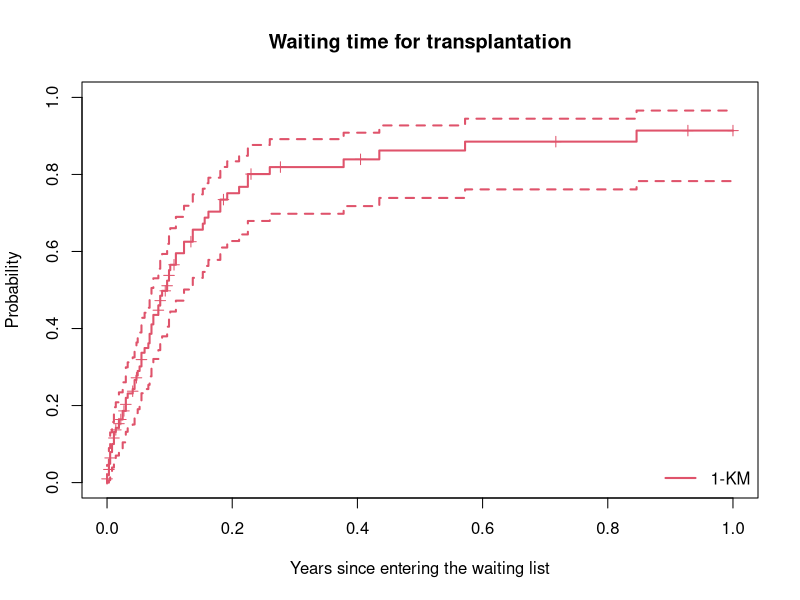
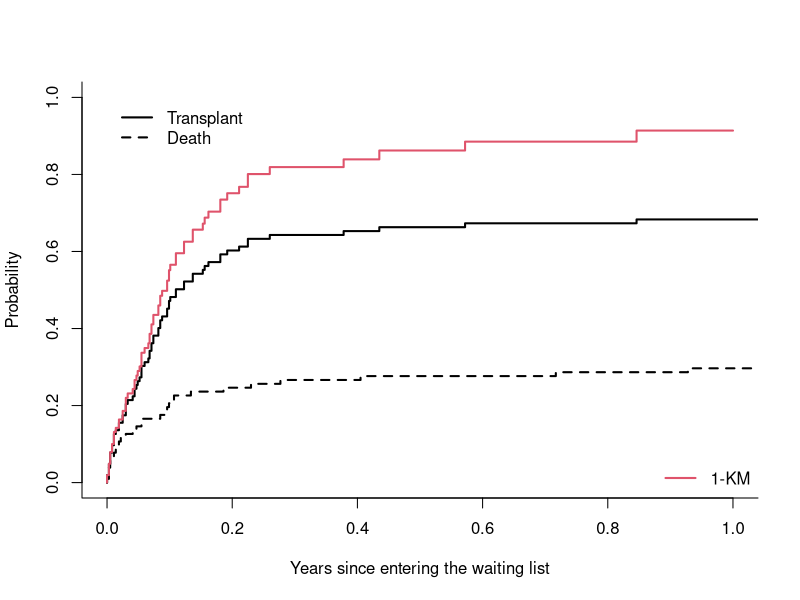
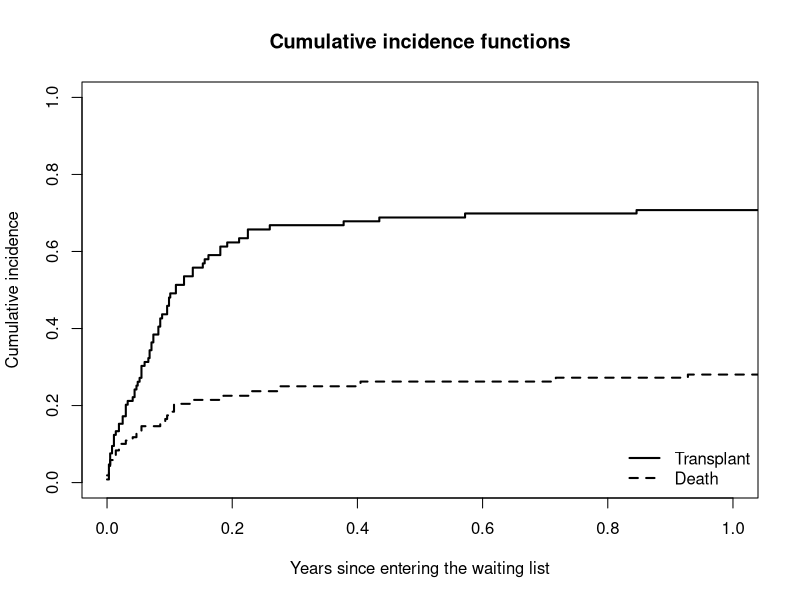
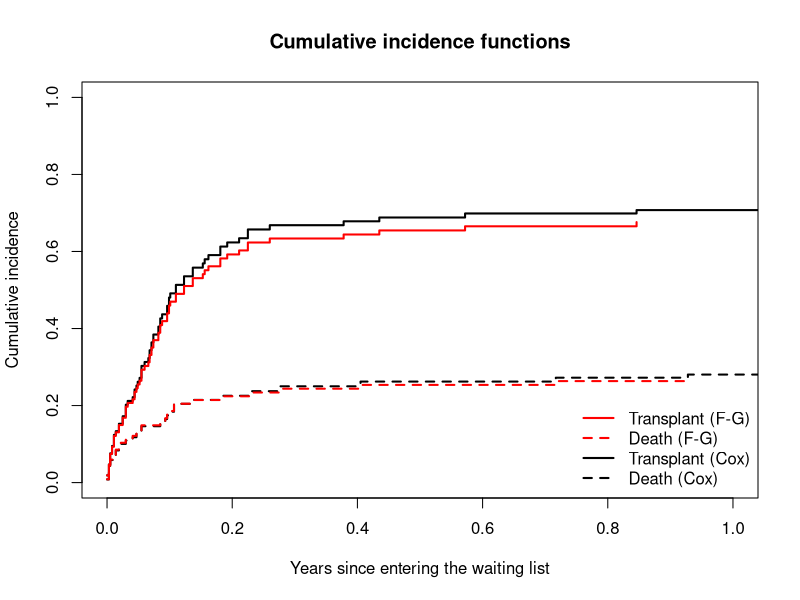
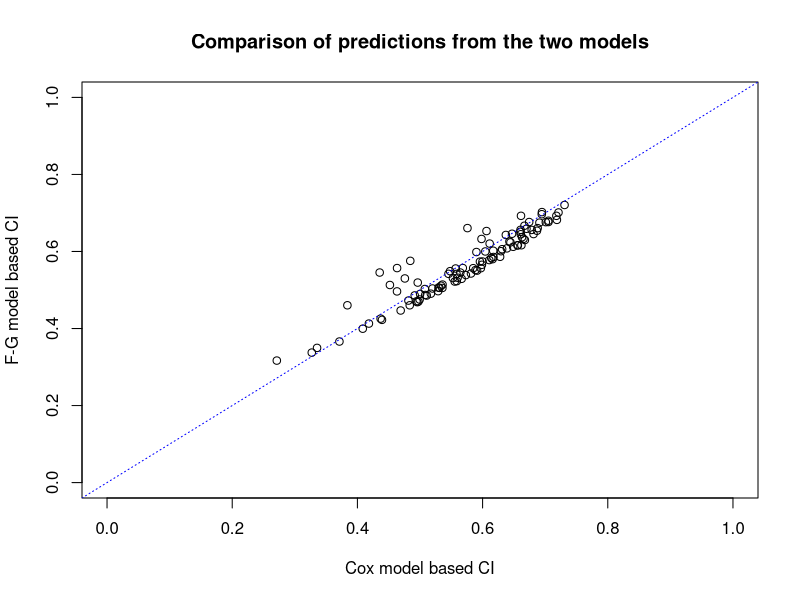

Generate these figures, in order, with R:

rm(list=ls())
library(survival)
library(Epi)

head(jasa)

# Create time variables:

jasa$acceptyr <- as.numeric(cal.yr(as.Date(jasa$accept.dt, format="%Y-%m-%d")))
jasa$deathyr <- as.numeric(cal.yr(as.Date(jasa$fu.date, format="%Y-%m-%d")))
jasa$birthyr <- as.numeric(cal.yr(as.Date(jasa$birth.dt, format="%Y-%m-%d")))
jasa$txyr <- as.numeric(cal.yr(as.Date(jasa$tx.date, format="%Y-%m-%d")))
jasa$timetodeath <- round(as.numeric(jasa$deathyr - jasa$acceptyr), 3)
jasa$timetotransplant <- round(as.numeric(jasa$txyr - jasa$acceptyr), 3)

# Check that the event times are positive:

eps <- 0.00001
jasa$timetotransplant <- ifelse(jasa$timetotransplant==0, eps, jasa$timetotransplant)
jasa$timetodeath <- ifelse(jasa$timetodeath==0, eps, jasa$timetodeath)
sel <- jasa$transplant==1
jasa$timetodeath[sel] <- ifelse(jasa$timetodeath[sel]==jasa$timetotransplant[sel], jasa$timetodeath[sel]+eps, jasa$timetodeath[sel])
head(jasa)

# Time and event indicator variables for competing risks analysis:

jasa$timetofirstevent <- ifelse(is.na(jasa$timetotransplant), jasa$timetodeath, jasa$timetotransplant)
head(jasa)

jasa$firstevent <- ifelse(is.na(jasa$timetotransplant), 2 * jasa$fustat, 1)
table(jasa$firstevent)
table(jasa$transplant)
table(jasa$fustat==1 & jasa$transplant==0)
head(jasa)

# K-M curve for probability of receiving transplantation:

fit <- survfit(Surv(timetofirstevent,firstevent==1)~1, data=jasa)
summary(fit)

plot(fit, col=2, xlab="Years since entering the waiting list", ylim=c(0,1),
     xlim=c(0,1), ylab="Probability", lwd=2, conf.int=T, mark.time=TRUE,
     main="Waiting time for transplantation", fun="event")
legend("bottomright", col=2, legend=c("1-KM"), lwd=2, bty='n')

# But less than 70% actually received the transplant during the study:

sum(jasa$transplant)/nrow(jasa)

# Non-parametric cumulative incidence analysis:

library(cmprsk)
cifit <- cuminc(jasa$timetofirstevent, jasa$firstevent, cencode=0)

plot(cifit, curvlab=c('Transplant','Death'), xlab="Years since entering the waiting list", lwd=2, xlim=c(0,1))
lines(fit, lwd=2, col=2, conf.int=F, fun="event")
legend("bottomright", col=2, legend=c("1-KM"), lwd=2, bty='n')

# Cox models for transplantation and death before transplantation:

jasa$acceptyr <- jasa$acceptyr - mean(jasa$acceptyr)

model1 <- coxph(Surv(jasa$timetofirstevent,jasa$firstevent==1)~age + surgery + acceptyr, data=jasa)
summary(model1)

model2 <- coxph(Surv(jasa$timetofirstevent,jasa$firstevent==2)~age + surgery + acceptyr, data=jasa)
summary(model2)

# Calculate the cumulative incidence of receiving transplant at average covariate values:

L1 <- basehaz(model1, centered=FALSE) 
L1$hazard <- L1$hazard * as.numeric(exp(t(colMeans(model.matrix(model1))) %*% coef(model1)))
names(L1) <- c('ch1','time')
L2 <- basehaz(model2, centered=FALSE) 
L2$hazard <- L2$hazard * as.numeric(exp(t(colMeans(model.matrix(model2))) %*% coef(model2)))
names(L2) <- c('ch2','time')
intersect(names(L1),names(L2))
ci <- merge(L1, L2)

# Cumulative hazard increments:

ci$h1 <- c(ci$ch1[1],ci$ch1[2:nrow(ci)]-ci$ch1[1:(nrow(ci)-1)])
ci$h2 <- c(ci$ch2[1],ci$ch2[2:nrow(ci)]-ci$ch2[1:(nrow(ci)-1)])
head(ci)
tail(ci)

# Overall survival probability (two alternative estimators):

ci$surv <- exp(-(c(0.0,ci$ch1[1:(nrow(ci)-1)]) + c(0.0,ci$ch2[1:(nrow(ci)-1)])))
ci$kmsurv <- cumprod(1.0 - (c(0.0,ci$h1[1:(nrow(ci)-1)]) + c(0.0,ci$h2[1:(nrow(ci)-1)])))

head(ci)
tail(ci)

# plot(ci$time, ci$surv, type='s')
# lines(ci$time, ci$kmsurv, type='s', col='red')

# Calculate cumulative incidence:

ci$ci1 <- cumsum(ci$h1 * ci$kmsurv)
ci$ci2 <- cumsum(ci$h2 * ci$kmsurv)
head(ci)
tail(ci)

# Plot:

plot(ci$time, ci$ci1, type='s', ylim=c(0,1), xlim=c(0,1), lwd=2, lty=c('solid'), xlab="Years since entering the waiting list", 
    ylab="Cumulative incidence", main='Cumulative incidence functions')
lines(ci$time, ci$ci2, type='s', lwd=2, lty=c('dashed'))
legend('bottomright', legend=c('Transplant','Death'), lwd=2, lty=c('solid','dashed'), bty='n')

# Fine & Gray models:

mm <- cbind(jasa$age, jasa$surgery, jasa$acceptyr)
colnames(mm) <- c('age','surgery','acceptyr')

fgmodel1 <- crr(jasa$timetofirstevent, jasa$firstevent, cov1=mm, failcode=1, cencode=0)
summary(fgmodel1)

fgmodel2 <- crr(jasa$timetofirstevent, jasa$firstevent, cov1=mm, failcode=2, cencode=0)
summary(fgmodel2)

# Cumulative incidence at average covariate values:

fgci1 <- predict(fgmodel1, cov1=t(colMeans(mm)))
fgci2 <- predict(fgmodel2, cov1=t(colMeans(mm)))

plot(ci$time, ci$ci1, type='s', ylim=c(0,1), xlim=c(0,1), lwd=2, lty=c('solid'), xlab="Years since entering the waiting list", ylab="Cumulative incidence",
     main='Cumulative incidence functions')
lines(ci$time, ci$ci2, type='s', lwd=2, lty=c('dashed'))
lines(fgci1[,1], fgci1[,2], type='s', lwd=2, lty=c('solid'), col='red')
lines(fgci2[,1], fgci2[,2], type='s', lwd=2, lty=c('dashed'), col='red')
legend('bottomright', legend=c('Transplant (F-G)','Death (F-G)','Transplant (Cox)','Death (Cox)'), lwd=2, 
       lty=c('solid','dashed','solid','dashed'), col=c('red','red','black','black'), bty='n')

# Comparison of predictions: calculate 2-month cumulative incidences of receiving transplant for everyone in the dataset:

ciall <- rep(NA, nrow(jasa))
fgciall <- rep(NA, nrow(jasa))
s <- 2/12
     
for (i in 1:nrow(jasa)) {    
    L1 <- basehaz(model1, centered=FALSE) 
    L1$hazard <- L1$hazard * as.numeric(exp(t(model.matrix(model1)[i,]) %*% coef(model1)))
    names(L1) <- c('ch1','time')
    L2 <- basehaz(model2, centered=FALSE) 
    L2$hazard <- L2$hazard * as.numeric(exp(t(model.matrix(model2)[i,]) %*% coef(model2)))
    names(L2) <- c('ch2','time')
    ci <- merge(L1, L2)
    
    ci$h1 <- c(ci$ch1[1],ci$ch1[2:nrow(ci)]-ci$ch1[1:(nrow(ci)-1)])
    ci$h2 <- c(ci$ch2[1],ci$ch2[2:nrow(ci)]-ci$ch2[1:(nrow(ci)-1)])

    ci$surv <- exp(-(c(0.0,ci$ch1[1:(nrow(ci)-1)]) + c(0.0,ci$ch2[1:(nrow(ci)-1)])))
    ci$kmsurv <- cumprod(1.0 - (c(0.0,ci$h1[1:(nrow(ci)-1)]) + c(0.0,ci$h2[1:(nrow(ci)-1)])))
        
    ci$ci1 <- cumsum(ci$h1 * ci$kmsurv)
    ci$ci2 <- cumsum(ci$h2 * ci$kmsurv)
    ciall[i] <- ci$ci1[findInterval(s, ci$time)]
    if (i %% 10 == 0)
        print(i)
}
sum(ciall)

fgci <- predict(fgmodel1, cov1=mm)
fgciall <- fgci[findInterval(s, fgci[,1]),2:ncol(fgci)]
sum(fgciall)

plot(ciall, fgciall, xlab='Cox model based CI', ylab='F-G model based CI', xlim=c(0,1), ylim=c(0,1),
     main='Comparison of predictions from the two models')
abline(a=0, b=1, lty='dotted', col='blue')
